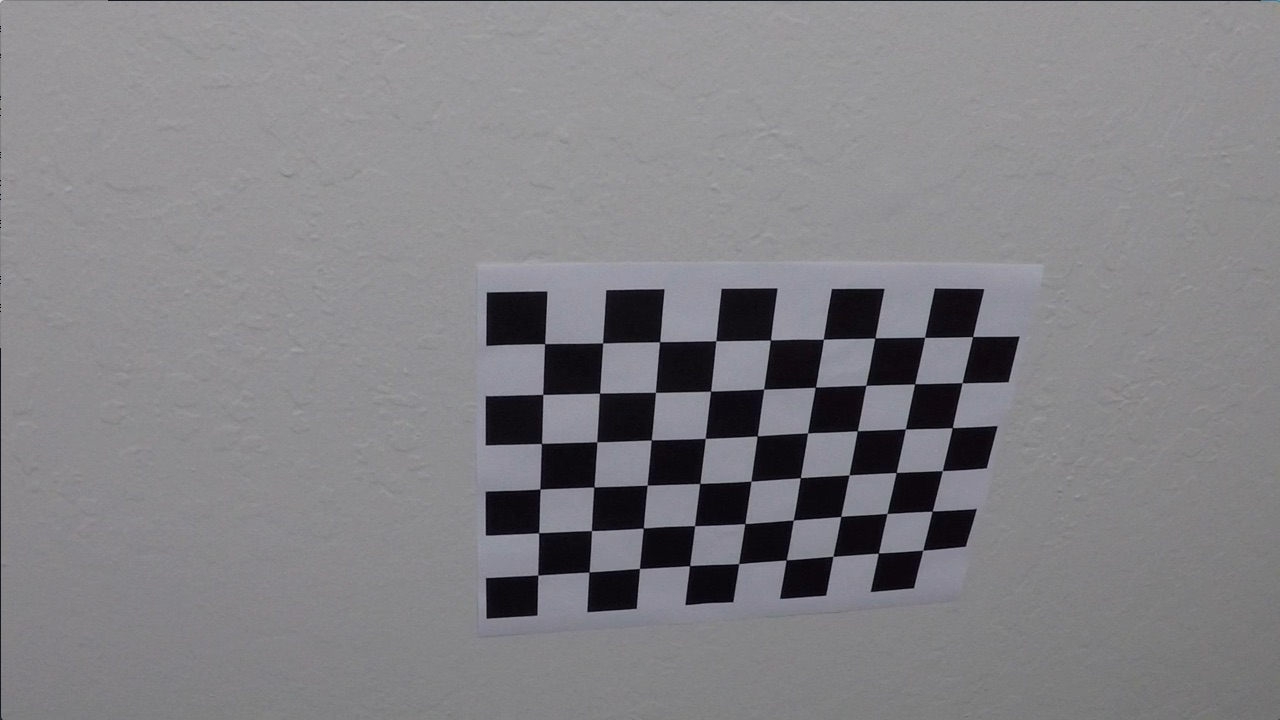
#> input picture camera_cal/calibration10.jpg, 1280 x 720 px; its folder holds only this picture in this run; the run also reads 1 picture not shown here
$ jupyter execute --allow-errors Line-detection.ipynb   (shell and % lines are left out)   (older library calls are emulated)
#> lines starting #> are read from the running program, lines starting #| are printed output that depends on the picture; after the words box and inside, x2 and y2 are one past the last pixel; in counts of white or black regions, pixels touching at a corner belong together
### project.py
import numpy as np
import cv2
import glob
import matplotlib.pyplot as plt
import matplotlib.image as im
import pickle

from sliding_window import SlidingWindow, Line
from thresholding import *


class Camera(object):
    def __init__(self):
        self.mtx  = None
        self.dist = None

    def calibrate(self, imagesPath):
        # Object points
#> called with imagesPath = './camera_cal/*.jpg'
        objp        = np.zeros((6*9, 3), np.float32)
        objp[:,:2] = np.mgrid[0:9, 0:6].T.reshape(-1,2)

        objpoints = []
        imgpoints = []

        images = glob.glob(imagesPath)

        for idx, filename in enumerate(images):
            # Read image
            image = im.imread(filename)
#> image is the input picture: shape (720, 1280, 3); mean R, G, B 130.2, 129.4, 133.1
            # Convert to gray scale
            gray = cv2.cvtColor(image, cv2.COLOR_RGB2GRAY)

            # Find image points
            isFound, points = cv2.findChessboardCorners(gray, (9,6), None)
#> isFound = True; points = 54 rows, first 8: [545.3, 343.1], [602.7, 342.8], [660.1, 341.3], [715.8, 340.7], [770.6, 340], [823.5, 339.2], [874.3, 338.5], [925.1, 337.4]

            # Check if we found an image
            if isFound == True:
                objpoints.append(objp)
                imgpoints.append(points)

        cv2.destroyAllWindows()

        # Read test image
        image = im.imread(images[0])
        size  = (image.shape[1], image.shape[0])
#> size = (1280, 720)

        # Do camera calibration given object points and image points
        ret, mtx, dist, rvecs, tvecs = cv2.calibrateCamera(objpoints, imgpoints, size, None, None)
#> ret = 0.68; mtx = [[1143.7, 0, 681.7], [0, 1109.2, 367.7], [0, 0, 1]]; dist = [[-0.515, 2.99, -0.00876, 0.00937, 1.41]]; rvecs = ([0.451, -0.252, 0.0361],); tvecs = ([-2.31, -0.422, 19.12],)

        self.mtx  = mtx
#> self.mtx has the same summary as mtx
        self.dist = dist
#> self.dist = [[-0.515, 2.99, -0.00876, 0.00937, 1.41]]

    # [182 lines left out: functions undistort, gradients, find_lane_from_prev, find_lane, mark_lane, get_perspective_transform and 2 more, not called in this run]

class LaneDetection(object):
    def __init__(self, camera):
        self.camera         = camera
        self.M              = None
        self.Minv           = None
        self.slidingWindow  = SlidingWindow()
        self.src            = None
        self.dst            = None

    # [22 lines left out: function mark_lane, not called in this run]

### thresholding.py
import cv2
import numpy as np

# Lab (L = 0-100, A,B = -128, 128)
# Yuv (Y = 0-1, U,V = -0.5, 0.5)
# HLS (H = 0-360 , S,L = 0 - 100)
# HSV (H = 0-360, S,V = 0 - 100)

def abs_sobel_thresh(img, orient='x',sobel_kernel=3, thresh=(0,255), gray=None):

    # Apply the following steps to img
    # 1) Convert to grayscale
    gray = cv2.cvtColor(img, cv2.COLOR_RGB2GRAY) if gray is None else gray
    # 2) Take the derivative in x or y given orient = 'x' or 'y'
    if orient=='x':
        sobel = cv2.Sobel(gray, cv2.CV_64F, 1, 0)
    else:
        sobel = cv2.Sobel(gray, cv2.CV_64F, 0, 1)
    # 3) Take the absolute value of the derivative or gradient
    abs_sobel = np.absolute(sobel)
    # 4) Scale to 8-bit (0 - 255) then convert to type = np.uint8
    abs_sobel = np.absolute(sobel)
    # 5) Create a mask of 1's where the scaled gradient magnitude
    scaled_sobel = np.uint8(255*abs_sobel/np.max(abs_sobel))
    # is > thresh_min and < thresh_max
    binary_output = np.zeros_like(scaled_sobel)
    binary_output[(scaled_sobel >= thresh[0]) & (scaled_sobel <= thresh[1])] = 1
    return binary_output

# [36 lines left out: functions mag_thresh, dir_threshold, not called in this run]

def color_threshold(image, color=cv2.COLOR_RGB2HLS, channel=2, thresh=(0, 255)):
    channels = image if color is None else cv2.cvtColor(image, color)
    img      = channels[:,:,channel]
    sbinary = np.zeros_like(img)
    sbinary[(img > thresh[0]) & (img <= thresh[1])] = 1
    return sbinary

# [5 lines left out: function color_mask, not called in this run]

### Line-detection.ipynb
[cell 1]
import numpy as np
import cv2
import glob
import pickle
import matplotlib.pyplot as plt
import matplotlib.image as im
from moviepy.editor import VideoFileClip
from project import *
from thresholding import *

### Camera Calibration

[cell 2]
camera = Camera()

camera.calibrate("./camera_cal/*.jpg")

#> (a cell that did not finish here is left out)

#> (a cell that did not finish here is left out)

#> (a cell that did not finish here is left out)

[cell 6]
img = plt.imread('./test_images/test4.jpg')
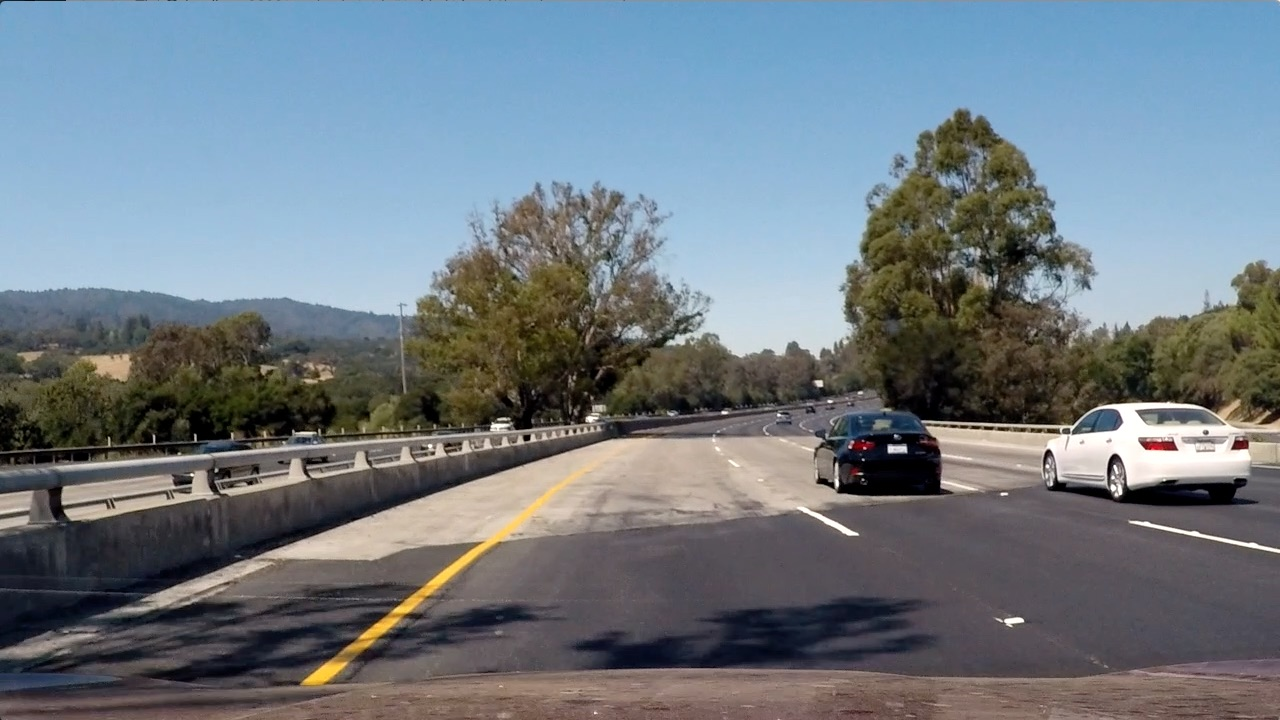
#> input picture test_images/test4.jpg, 1280 x 720 px
#> img is the input picture: shape (720, 1280, 3); mean R, G, B 112.2, 122.7, 130.9
#> (the rest of this cell did not finish here and is left out)

[cell 7]
HLS = cv2.cvtColor(img, cv2.COLOR_RGB2HLS)
#> HLS: shape (720, 1280, 3); mean of channels 0, 1, 2 80.5, 121.4, 71.8
H   = HLS[:,:,0]
L   = HLS[:,:,1]
S   = HLS[:,:,2]


f, (ax1, ax2, ax3) = plt.subplots(1, 3, figsize=(20,10))
ax1.imshow(H, cmap='gray')
ax1.set_title('H Channel', fontsize=30)
ax2.imshow(L, cmap='gray')
ax2.set_title('L Channel', fontsize=30)
ax3.imshow(S, cmap='gray')
ax3.set_title('S Channel', fontsize=30)

plt.figure()
plt.hist(L.reshape(L.shape[0]*L.shape[1]))
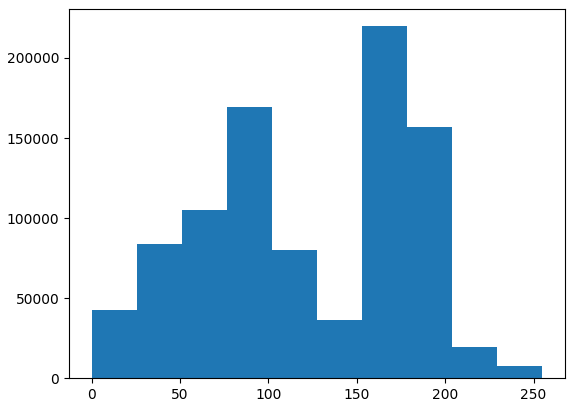
#> figure drawn by matplotlib, 1 panel; tallest bar 219840 high, from x = 153 to 178.5

[cell 8]
#(720, 1280)
def get_points(image):
    image_size = image.shape[0:2]
    height     = image_size[0]
    width      = image_size[1]

    src = np.array([[(width * 0.145, height), (width * 0.42, 0.65 * height),
                     (0.582 * width, height * 0.65), (0.898 * width, height)]], dtype=np.int32)
    dst = np.array([[(0.27 * width, height), (0.27 * width, 0),
                     (0.77 * width, 0), (0.77 * width, height)]], dtype=np.int32)
    return src, dst

src, dst = get_points(img)
#> src = [[185, 720], [537, 468], [744, 468], [1149, 720]]; dst = [[345, 720], [345, 0], [985, 0], [985, 720]]
bin_image = color_threshold(img, color=None, channel=0, thresh=(190, 255))
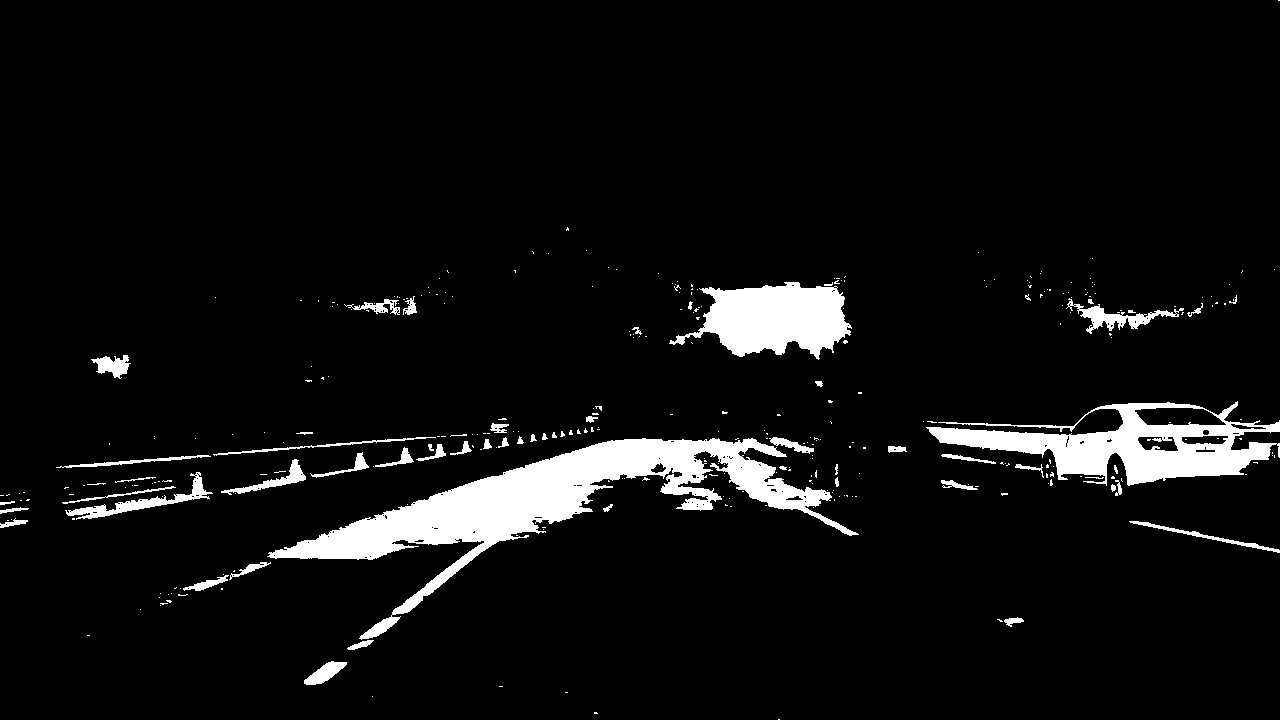
#> bin_image: shape (720, 1280); values 0 (black) and 1 (white), 6.2% white; 338 white regions (281 under 20 px), largest, box (x1, y1, x2, y2) and area: (267, 438, 859, 640) 25261, (926, 401, 1280, 486) 12367, (669, 282, 852, 360) 8519
area1     = np.zeros_like(bin_image, dtype=np.uint8)
area2     = np.zeros_like(bin_image, dtype=np.uint8)

cv2.fillPoly(area1, src, 255)
#> area1: shape (720, 1280); 16% white; 1 white region, box (x1, y1, x2, y2) and area: (186, 468, 1149, 720) 147673
cv2.fillPoly(area2, dst, 255)
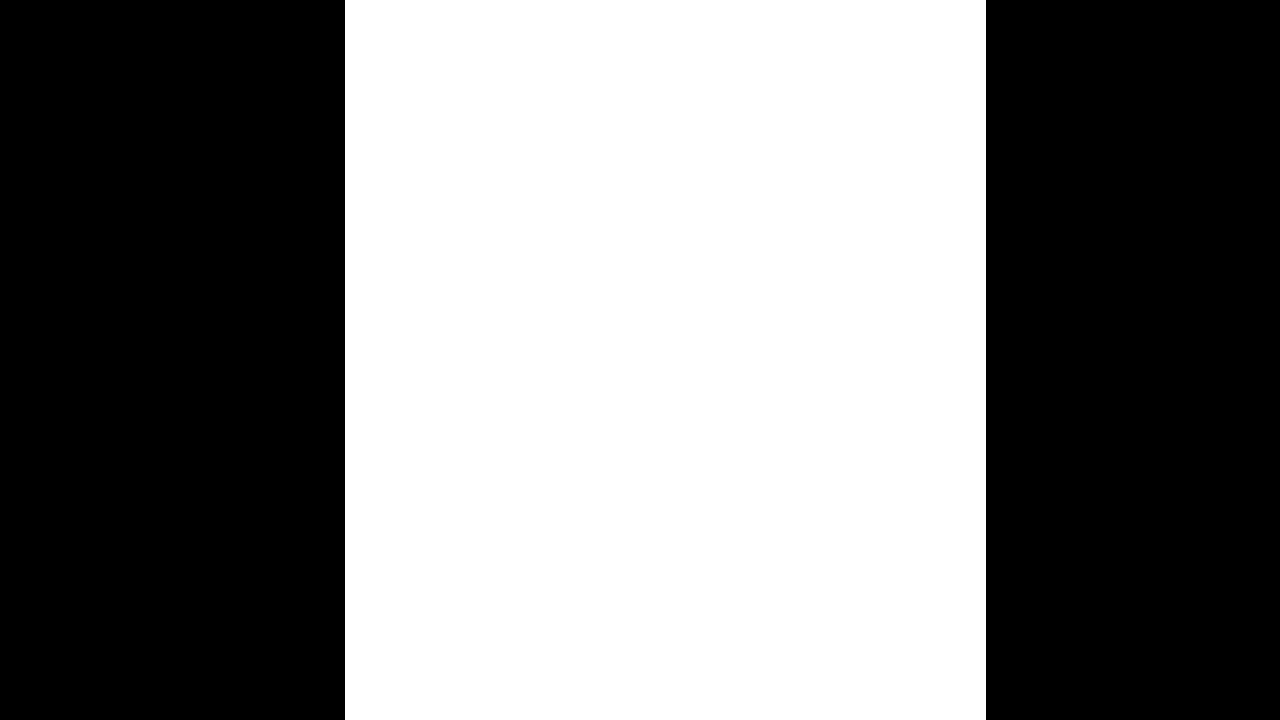
#> area2: shape (720, 1280); 50.1% white; 2 black regions, box (x1, y1, x2, y2) and area: (0, 0, 345, 720) 248400, (986, 0, 1280, 720) 211680

f, (ax1, ax2) = plt.subplots(1, 2, figsize=(20,10))
ax1.imshow(area1, cmap='gray')
ax1.set_title('Source', fontsize=30)
ax2.imshow(area2, cmap='gray')
ax2.set_title('Destination', fontsize=30)

[cell 9]
def get_perspective_transform(image_size, src, dst):
    src = np.float32(src)
    dst = np.float32(dst)

    M    = cv2.getPerspectiveTransform(src,dst)
    Minv = cv2.getPerspectiveTransform(dst, src)

    return M, Minv

def region_of_interest(binary_image, points):
    mask = np.zeros_like(binary_image, dtype=np.uint8)

    if len(binary_image.shape)  > 2:
        cv2.fillPoly(mask, points, (255,)*3)
    else:
        # Create mask interest region
        cv2.fillPoly(mask, points, 255)

    #plt.imshow(mask)

    # Mask area outside the
    return cv2.bitwise_and(binary_image, mask)

image_size = img.shape[0:1]
#> image_size = (720,)
M, Minv = get_perspective_transform(image_size, src, dst)
#> in get_perspective_transform, `src = np.float32(src)`: src = [[185, 720], [537, 468], [744, 468], [1149, 720]]
#> in get_perspective_transform, `dst = np.float32(dst)`: dst = [[345, 720], [345, 0], [985, 0], [985, 720]]
#> in get_perspective_transform, `M    = cv2.getPerspectiveTransform(src,dst)`: M = [[-0.534, -1.61, 980.7], [1.98e-16, -2.3, 1075.2], [0, -0.00251, 1]]
#> in get_perspective_transform, `Minv = cv2.getPerspectiveTransform(dst, src)`: Minv = [[0.323, -0.691, 425.4], [4.45e-17, -0.435, 468], [2.18e-19, -0.00109, 1]]

image_size    = (img.shape[1], img.shape[0])
#> image_size = (1280, 720)
v_image = color_threshold(img, color=cv2.COLOR_RGB2LAB, channel=2, thresh=(170, 128))
#> in color_threshold (call 2), `channels = image if color is None else cv2.cvtColor(image, color)`: channels: shape (720, 1280, 3); mean of channels 0, 1, 2 127.9, 127.2, 123
#> v_image: shape (720, 1280); every value is 0
s_image = color_threshold(img, color=cv2.COLOR_RGB2HLS, channel=2, thresh=(220, 255))
#> s_image: shape (720, 1280); values 0 (black) and 1 (white), 1.6% white; 829 white regions (737 under 20 px), largest, box (x1, y1, x2, y2) and area: (1067, 403, 1250, 480) 3340, (838, 459, 940, 495) 1381, (425, 488, 557, 594) 880
bin_image = np.zeros_like(s_image)
#> (the rest of this cell did not finish here and is left out)

#> (a cell that did not finish here is left out)

[cell 11]
RGB = img
R   = RGB[:,:,0]
G   = RGB[:,:,1]
B   = RGB[:,:,2]


f, (ax1, ax2, ax3) = plt.subplots(1, 3, figsize=(20,10))
ax1.imshow(R, cmap='gray')
ax1.set_title('R Channel', fontsize=30)
ax2.imshow(G, cmap='gray')
ax2.set_title('G Channel', fontsize=30)
ax3.imshow(B, cmap='gray')
ax3.set_title('B Channel', fontsize=30)

plt.figure()
plt.hist(R.reshape(R.shape[0]*R.shape[1]))
#> figure, not shown here; tallest bar 211560 high, from x = 102 to 127.5

[cell 12]
LAB = cv2.cvtColor(img, cv2.COLOR_RGB2Lab)
L   = LAB[:,:,0]
A   = LAB[:,:,1]
B   = LAB[:,:,2]


f, (ax1, ax2, ax3) = plt.subplots(1, 3, figsize=(20,10))
ax1.imshow(L, cmap='gray')
ax1.set_title('L Channel', fontsize=30)
ax2.imshow(A, cmap='gray')
ax2.set_title('A Channel', fontsize=30)
ax3.imshow(B, cmap='gray')
ax3.set_title('B Channel', fontsize=30)

[cell 13]
YUV = cv2.cvtColor(img, cv2.COLOR_RGB2YUV)
#> YUV: shape (720, 1280, 3); mean of channels 0, 1, 2 120.5, 133.2, 120.7
Y   = YUV[:,:,0]
U   = YUV[:,:,1]
V   = YUV[:,:,2]


f, (ax1, ax2, ax3) = plt.subplots(1, 3, figsize=(20,10))
ax1.imshow(Y, cmap='gray')
ax1.set_title('Y Channel', fontsize=30)
ax2.imshow(U, cmap='gray')
ax2.set_title('U Channel', fontsize=30)
ax3.imshow(V, cmap='gray')
ax3.set_title('V Channel', fontsize=30)

[cell 14]
gray = cv2.cvtColor(img, cv2.COLOR_RGB2GRAY)
plt.figure()
plt.imshow(gray, cmap='gray')

[cell 15]
channel1 = color_threshold(img, color=cv2.COLOR_RGB2LAB,channel=2, thresh=(170, 255))
#> channel1: shape (720, 1280); values 0 (black) and 1 (white), 0.29% white; 2 white regions, box (x1, y1, x2, y2) and area: (349, 486, 560, 652) 2153, (304, 659, 345, 686) 564
channel2 = color_threshold(img, color=cv2.COLOR_RGB2HLS, channel=2, thresh=(190, 255))
#> channel2: shape (720, 1280); values 0 (black) and 1 (white), 2% white; 937 white regions (825 under 20 px), largest, box (x1, y1, x2, y2) and area: (1067, 403, 1250, 480) 3810, (838, 452, 940, 495) 1570, (421, 474, 578, 595) 1243
#channel3 = color_threshold(img, color=cv2.COLOR_RGB2HSV, channel=2, thresh=(190, 255))
channel3 = abs_sobel_thresh(img,thresh=(30,100))
#> channel3: shape (720, 1280); values 0 (black) and 1 (white), 3.3% white in thin lines or dots

f, (ax1, ax2, ax3) = plt.subplots(1, 3, figsize=(20,10))
ax1.imshow(channel1)
ax1.set_title('B Channel / LAB', fontsize=30)
ax2.imshow(channel2)
ax2.set_title('Y Channel / YUV', fontsize=30)
ax3.imshow(channel3)
ax3.set_title('S Channel', fontsize=30)

[cell 16]
def threshold(image, thresh=(0, 255)):
    img      = image
    sbinary = np.zeros_like(img)
    sbinary[(img > thresh[0]) & (img <= thresh[1])] = 1
    return sbinary

hsv = img.copy()
clahe = cv2.createCLAHE(clipLimit=-0.004, tileGridSize=(8,8))
cl1 = clahe.apply(img[:,:,2])
b   = cv2.equalizeHist(img[:,:,2])
g   = threshold(b,(170,255))
#> g: shape (720, 1280); values 0 (black) and 1 (white), 33.7% white; 729 white regions (666 under 20 px), largest, box (x1, y1, x2, y2) and area: (0, 2, 1280, 359) 296247, (1041, 402, 1257, 485) 7954, (1130, 521, 1280, 553) 470
f, (ax1, ax2, ax3) = plt.subplots(1, 3, figsize=(20,10))
ax1.imshow(threshold(b,(170,255)), cmap='gray')
ax2.imshow(b,cmap='gray')
ax3.imshow(cl1,cmap='gray')

#> (a cell that did not finish here is left out)

[cell 18]
S_bin =  color_threshold(img, color=cv2.COLOR_RGB2HLS,channel=2, thresh=(180, 255))
#> S_bin: shape (720, 1280); values 0 (black) and 1 (white), 2.1% white; 990 white regions (861 under 20 px), largest, box (x1, y1, x2, y2) and area: (1067, 403, 1250, 480) 4081, (838, 452, 940, 495) 1644, (420, 472, 581, 595) 1349
L_bin =  color_threshold(img, color=cv2.COLOR_RGB2LUV,channel=0, thresh=(225, 255))
#> in color_threshold (call 7), `channels = image if color is None else cv2.cvtColor(image, color)`: channels: shape (720, 1280, 3); mean of channels 0, 1, 2 127.4, 93, 127.9
#> L_bin: shape (720, 1280); values 0 (black) and 1 (white), 0.91% white; 99 white regions (85 under 20 px), largest, box (x1, y1, x2, y2) and area: (1044, 402, 1251, 485) 6779, (1131, 521, 1280, 553) 433, (797, 507, 858, 535) 277
B_bin =  color_threshold(img, color=cv2.COLOR_RGB2HSV,channel=2, thresh=(220, 255))
#> in color_threshold (call 8), `channels = image if color is None else cv2.cvtColor(image, color)`: channels: shape (720, 1280, 3); mean H, S, V 80.5, 71.4, 140.7
#> in color_threshold (call 8), `img      = channels[:,:,channel]`:
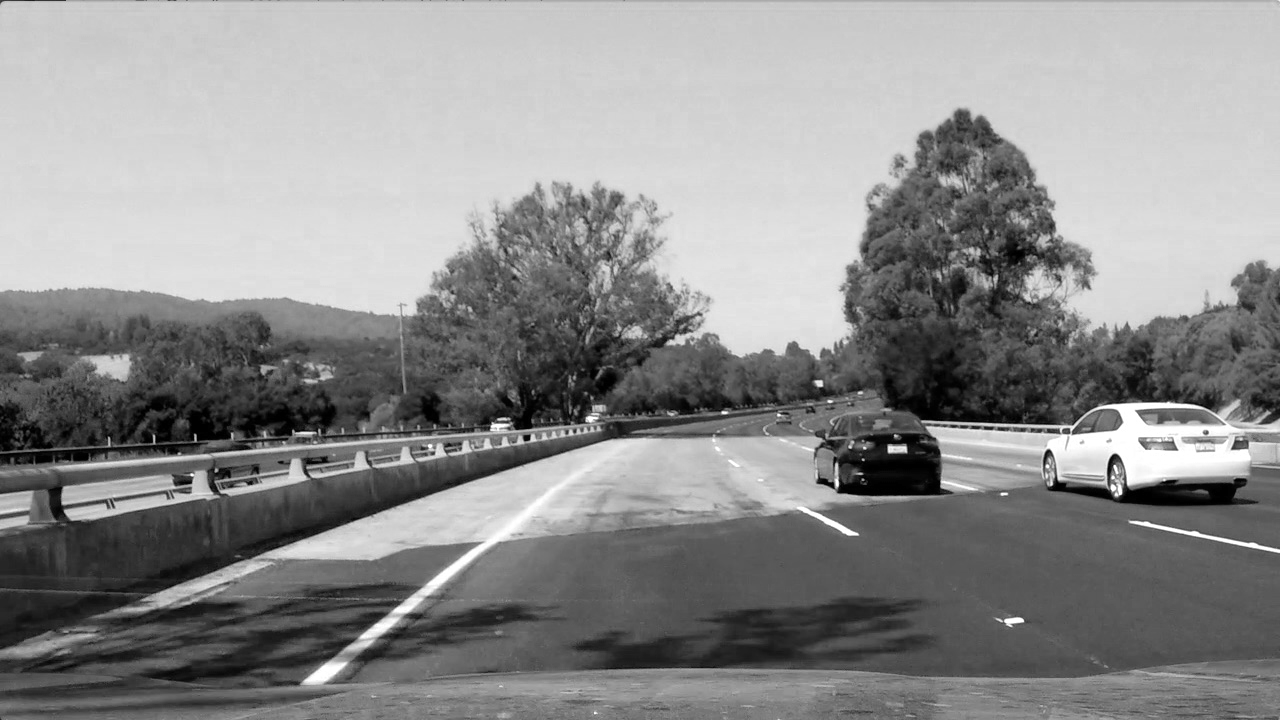
#> img: shape (720, 1280); min 0, max 255, mean 140.7
combin= np.zeros_like(S_bin)
combin[(S_bin==1) | (L_bin==1) | (B_bin==1)]= 1
plt.figure()
plt.imshow(region_of_interest(combin,src),cmap='gray')
